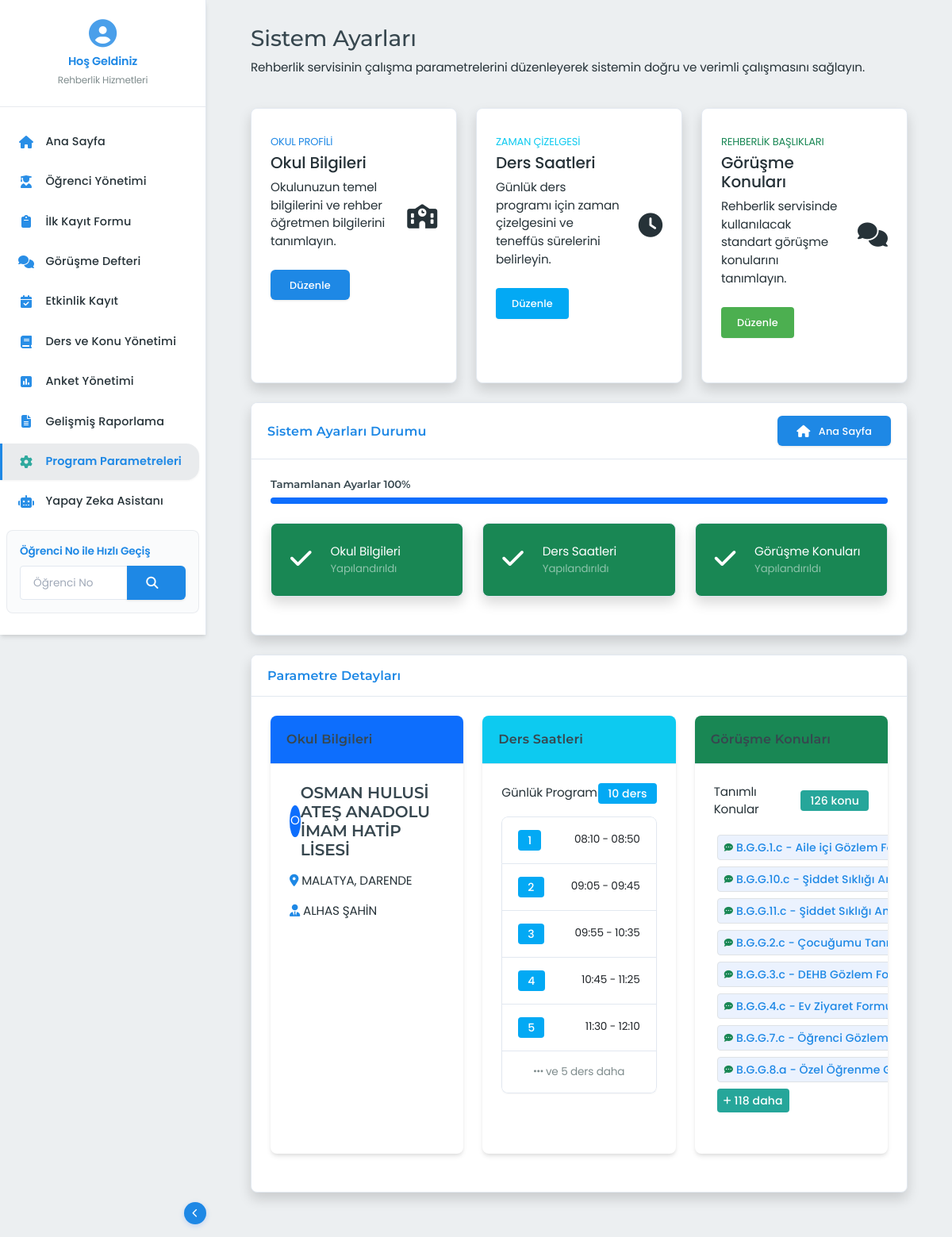
The page /parametre-yonetimi/ on the database its author committed.
### app/blueprints/parametre_yonetimi/models.py (models this page shows, shortened)
class OkulBilgi(db.Model):
    __tablename__ = 'okul_bilgileri'
    __table_args__ = {'extend_existing': True}
    id = db.Column(db.Integer, primary_key=True)
    okul_adi = db.Column(db.String(200), nullable=False)
    il = db.Column(db.String(50), nullable=False)
    ilce = db.Column(db.String(50), nullable=False)
    danisman_adi = db.Column(db.String(100), nullable=False)
    aktif = db.Column(db.Boolean, default=True)

class DersSaati(db.Model):
    __tablename__ = 'ders_saatleri'
    __table_args__ = {'extend_existing': True}
    id = db.Column(db.Integer, primary_key=True)
    ders_numarasi = db.Column(db.Integer, nullable=False)  # 1. ders, 2. ders vb.
    baslangic_saati = db.Column(db.Time, nullable=False)
    bitis_saati = db.Column(db.Time, nullable=False)
    ogle_arasi = db.Column(db.Boolean, default=False)  # Öğle arası olup olmadığı

class GorusmeKonusu(db.Model):
    __tablename__ = 'gorusme_konulari'
    __table_args__ = {'extend_existing': True}
    id = db.Column(db.Integer, primary_key=True)
    baslik = db.Column(db.String(255), nullable=False, unique=True)

### app/blueprints/parametre_yonetimi/routes.py (the view)
@parametre_yonetimi_bp.route('/')
@admin_required
def index():
    okul_bilgisi = SabitlerService.get_okul_bilgisi()
    ders_saatleri = SabitlerService.get_ders_saatleri()
    gorusme_konulari = SabitlerService.get_gorusme_konulari()
    ogle_arasi = SabitlerService.get_ogle_arasi()
    lunch_start = "12:00"
    lunch_end = "12:50"
    if ogle_arasi:
        lunch_start = ogle_arasi.baslangic_saati.strftime('%H:%M')
        lunch_end = ogle_arasi.bitis_saati.strftime('%H:%M')
    return render_template('parametre_yonetimi/index.html',
                         okul_bilgisi=okul_bilgisi,
                         ders_saatleri=ders_saatleri,
                         gorusme_konulari=gorusme_konulari,
                         lunch_start=lunch_start,
                         lunch_end=lunch_end)

### app/blueprints/parametre_yonetimi/templates/parametre_yonetimi/index.html (shortened to what this page needs)
{% extends "base.html" %}
{% block content %}
<div class="container-fluid">
    <div class="row mb-4">
        <div class="col-12">
            <h1 class="h3 mb-0 text-gray-800">Sistem Ayarları</h1>
            <p class="mt-2">Rehberlik servisinin çalışma parametrelerini düzenleyerek sistemin doğru ve verimli çalışmasını sağlayın.</p>
        </div>
    </div>
    <div class="row">
        <div class="col-lg-4 col-md-6 mb-4">
            <div class="card border-left-primary shadow h-100 py-2">
                <div class="card-body">
                    <div class="row no-gutters align-items-center">
                        <div class="col mr-2">
                            <div class="text-xs font-weight-bold text-primary text-uppercase mb-1">
                                Okul Profili</div>
                            <div class="h5 mb-0 font-weight-bold text-gray-800">Okul Bilgileri</div>
                            <p class="mt-2">Okulunuzun temel bilgilerini ve rehber öğretmen bilgilerini tanımlayın.</p>
                            <a href="{{ url_for('parametre_yonetimi.okul_bilgileri') }}" class="btn btn-sm btn-primary mt-2">
                                {% if okul_bilgisi %}Düzenle{% else %}Ekle{% endif %}
                            </a>
                        </div>
                        <div class="col-auto">
                            <i class="fas fa-school fa-2x text-gray-300"></i>
                        </div>
                    </div>
                </div>
            </div>
        </div>
        <div class="col-lg-4 col-md-6 mb-4">
            <div class="card border-left-info shadow h-100 py-2">
                <div class="card-body">
                    <div class="row no-gutters align-items-center">
                        <div class="col mr-2">
                            <div class="text-xs font-weight-bold text-info text-uppercase mb-1">
                                Zaman Çizelgesi</div>
                            <div class="h5 mb-0 font-weight-bold text-gray-800">Ders Saatleri</div>
                            <p class="mt-2">Günlük ders programı için zaman çizelgesini ve teneffüs sürelerini belirleyin.</p>
                            <a href="{{ url_for('parametre_yonetimi.ders_saatleri') }}" class="btn btn-sm btn-info mt-2">
                                {% if ders_saatleri %}Düzenle{% else %}Ekle{% endif %}
                            </a>
                        </div>
                        <div class="col-auto">
                            <i class="fas fa-clock fa-2x text-gray-300"></i>
                        </div>
                    </div>
                </div>
            </div>
        </div>
        <div class="col-lg-4 col-md-6 mb-4">
            <div class="card border-left-success shadow h-100 py-2">
                <div class="card-body">
                    <div class="row no-gutters align-items-center">
                        <div class="col mr-2">
                            <div class="text-xs font-weight-bold text-success text-uppercase mb-1">
                                Rehberlik Başlıkları</div>
                            <div class="h5 mb-0 font-weight-bold text-gray-800">Görüşme Konuları</div>
                            <p class="mt-2">Rehberlik servisinde kullanılacak standart görüşme konularını tanımlayın.</p>
                            <a href="{{ url_for('parametre_yonetimi.gorusme_konulari') }}" class="btn btn-sm btn-success mt-2">
                                {% if gorusme_konulari %}Düzenle{% else %}Ekle{% endif %}
                            </a>
                        </div>
                        <div class="col-auto">
                            <i class="fas fa-comments fa-2x text-gray-300"></i>
                        </div>
                    </div>
                </div>
            </div>
        </div>
    </div>
    <div class="row">
        <div class="col-12">
            <div class="card shadow mb-4">
                <div class="card-header py-3 d-flex flex-row align-items-center justify-content-between">
                    <h6 class="m-0 font-weight-bold text-primary">Sistem Ayarları Durumu</h6>
                    <a href="{{ url_for('ana_sayfa.index') }}" class="btn btn-sm btn-primary">
                        <i class="fas fa-home mr-1"></i> Ana Sayfa
                    </a>
                </div>
                <div class="card-body">
                    <h4 class="small font-weight-bold">Tamamlanan Ayarlar
                        {% set completed = [okul_bilgisi, ders_saatleri, gorusme_konulari]|select|list|length %}
                        {% set total = 3 %}
                        {% set percentage = (completed / total * 100)|int %}
                        <span class="float-right">{{ percentage }}%</span>
                    </h4>
                    <div class="progress mb-4">
                        <div class="progress-bar bg-primary" role="progressbar" style="width: {{ percentage }}%"
                            aria-valuenow="{{ percentage }}" aria-valuemin="0" aria-valuemax="100"></div>
                    </div>
                    <div class="row">
                        <div class="col-lg-4">
                            <div class="card mb-4 {% if okul_bilgisi %}bg-success{% else %}bg-warning{% endif %} text-white shadow">
                                <div class="card-body">
                                    <div class="row no-gutters align-items-center">
                                        <div class="col-auto mr-3">
                                            <i class="fas {% if okul_bilgisi %}fa-check{% else %}fa-exclamation-triangle{% endif %} fa-2x"></i>
                                        </div>
                                        <div class="col">
                                            Okul Bilgileri
                                            <div class="text-white-50 small">{% if okul_bilgisi %}Yapılandırıldı{% else %}Yapılandırılmadı{% endif %}</div>
                                        </div>
                                    </div>
                                </div>
                            </div>
                        </div>
                        <div class="col-lg-4">
                            <div class="card mb-4 {% if ders_saatleri %}bg-success{% else %}bg-warning{% endif %} text-white shadow">
                                <div class="card-body">
                                    <div class="row no-gutters align-items-center">
                                        <div class="col-auto mr-3">
                                            <i class="fas {% if ders_saatleri %}fa-check{% else %}fa-exclamation-triangle{% endif %} fa-2x"></i>
                                        </div>
                                        <div class="col">
                                            Ders Saatleri
                                            <div class="text-white-50 small">{% if ders_saatleri %}Yapılandırıldı{% else %}Yapılandırılmadı{% endif %}</div>
                                        </div>
                                    </div>
                                </div>
                            </div>
                        </div>
                        <div class="col-lg-4">
                            <div class="card mb-4 {% if gorusme_konulari %}bg-success{% else %}bg-warning{% endif %} text-white shadow">
                                <div class="card-body">
                                    <div class="row no-gutters align-items-center">
                                        <div class="col-auto mr-3">
                                            <i class="fas {% if gorusme_konulari %}fa-check{% else %}fa-exclamation-triangle{% endif %} fa-2x"></i>
                                        </div>
                                        <div class="col">
                                            Görüşme Konuları
                                            <div class="text-white-50 small">{% if gorusme_konulari %}Yapılandırıldı{% else %}Yapılandırılmadı{% endif %}</div>
                                        </div>
                                    </div>
                                </div>
                            </div>
                        </div>
                    </div>
                </div>
            </div>
        </div>
    </div>
    <div class="row">
        <div class="col-12">
            <div class="card shadow mb-4">
                <div class="card-header py-3">
                    <h6 class="m-0 font-weight-bold text-primary">Parametre Detayları</h6>
                </div>
                <div class="card-body">
                    <div class="row">
                        <div class="col-lg-4 col-md-6 mb-4">
                            <div class="card border-0 shadow-sm h-100">
                                <div class="card-header bg-primary text-white">
                                    <h6 class="m-0 font-weight-bold">Okul Bilgileri</h6>
                                </div>
                                <div class="card-body">
                                    {% if okul_bilgisi %}
                                        <div class="d-flex align-items-center mb-3">
                                            <div class="bg-primary text-white rounded-circle d-flex align-items-center justify-content-center mr-3" style="width: 40px; height: 40px">
                                                {{ okul_bilgisi.okul_adi[0]|upper }}
                                            </div>
                                            <h5 class="mb-0">{{ okul_bilgisi.okul_adi }}</h5>
                                        </div>
                                        <div class="mb-3">
                                            <i class="fas fa-map-marker-alt text-primary mr-2"></i>
                                            {{ okul_bilgisi.il }}, {{ okul_bilgisi.ilce }}
                                        </div>
                                        <div>
                                            <i class="fas fa-user-tie text-primary mr-2"></i>
                                            {{ okul_bilgisi.danisman_adi }}
                                        </div>
                                    {% endif %}
                                </div>
                            </div>
                        </div>
                        <div class="col-lg-4 col-md-6 mb-4">
                            <div class="card border-0 shadow-sm h-100">
                                <div class="card-header bg-info text-white">
                                    <h6 class="m-0 font-weight-bold">Ders Saatleri</h6>
                                </div>
                                <div class="card-body">
                                    {% if ders_saatleri %}
                                        <div class="d-flex justify-content-between align-items-center mb-3">
                                            <span>Günlük Program</span>
                                            <span class="badge badge-info">{{ ders_saatleri|length }} ders</span>
                                        </div>
                                        <ul class="list-group">
                                            {% for ders in ders_saatleri[:5] %}
                                                <li class="list-group-item d-flex justify-content-between align-items-center">
                                                    <span class="badge badge-info badge-pill mr-2">{{ ders.ders_numarasi }}</span>
                                                    {{ ders.baslangic_saati|format_time }} - {{ ders.bitis_saati|format_time }}
                                                </li>
                                            {% endfor %}
                                            {% if ders_saatleri|length > 5 %}
                                                <li class="list-group-item text-center text-muted">
                                                    <i class="fas fa-ellipsis-h"></i> ve {{ ders_saatleri|length - 5 }} ders daha
                                                </li>
                                            {% endif %}
                                        </ul>
                                    {% endif %}
                                </div>
                            </div>
                        </div>
                        <div class="col-lg-4 col-md-6 mb-4">
                            <div class="card border-0 shadow-sm h-100">
                                <div class="card-header bg-success text-white">
                                    <h6 class="m-0 font-weight-bold">Görüşme Konuları</h6>
                                </div>
                                <div class="card-body">
                                    {% if gorusme_konulari %}
                                        <div class="d-flex justify-content-between align-items-center mb-3">
                                            <span>Tanımlı Konular</span>
                                            <span class="badge badge-success">{{ gorusme_konulari|length }} konu</span>
                                        </div>
                                        <div class="d-flex flex-wrap">
                                            {% for konu in gorusme_konulari[:8] %}
                                                <span class="badge badge-light border m-1 p-2">
                                                    <i class="fas fa-comment-dots text-success mr-1"></i>
                                                    {{ konu.baslik }}
                                                </span>
                                            {% endfor %}
                                            {% if gorusme_konulari|length > 8 %}
                                                <span class="badge badge-success m-1 p-2">
                                                    <i class="fas fa-plus mr-1"></i>
                                                    {{ gorusme_konulari|length - 8 }} daha
                                                </span>
                                            {% endif %}
                                        </div>
                                    {% endif %}
                                </div>
                            </div>
                        </div>
                    </div>
                </div>
            </div>
        </div>
    </div>
</div>
{% endblock %}

### rows shown on the page
OkulBilgi: okul_adi "O", okul_adi "OSMAN HULUSİ ATEŞ ANADOLU İMAM HATİP LİSESİ", il "MALATYA", ilce "DARENDE", danisman_adi "ALHAS ŞAHİN"
DersSaati: ders_numarasi "1", baslangic_saati "08:10", bitis_saati "08:50"
DersSaati: ders_numarasi "2", baslangic_saati "09:05", bitis_saati "09:45"
DersSaati: ders_numarasi "3", baslangic_saati "09:55", bitis_saati "10:35"
DersSaati: ders_numarasi "4", baslangic_saati "10:45", bitis_saati "11:25"
DersSaati: ders_numarasi "5", baslangic_saati "11:30", bitis_saati "12:10"
GorusmeKonusu: baslik "B.G.G.1.c - Aile içi Gözlem…"
GorusmeKonusu: baslik "B.G.G.10.c - Şiddet Sıklığı…"
GorusmeKonusu: baslik "B.G.G.11.c - Şiddet Sıklığı…"
GorusmeKonusu: baslik "B.G.G.2.c - Çocuğumu…"
GorusmeKonusu: baslik "B.G.G.3.c - DEHB Gözlem…"
GorusmeKonusu: baslik "B.G.G.4.c - Ev Ziyaret…"
GorusmeKonusu: baslik "B.G.G.7.c - Öğrenci Gözlem…"
GorusmeKonusu: baslik "B.G.G.8.a - Özel Öğrenme…"

### other values the page prints
{{ percentage }} "100"
{{ ders_saatleri|length }} "10"
{{ ders_saatleri|length - 5 }} "5"
{{ gorusme_konulari|length }} "126"
{{ gorusme_konulari|length - 8 }} "118"
